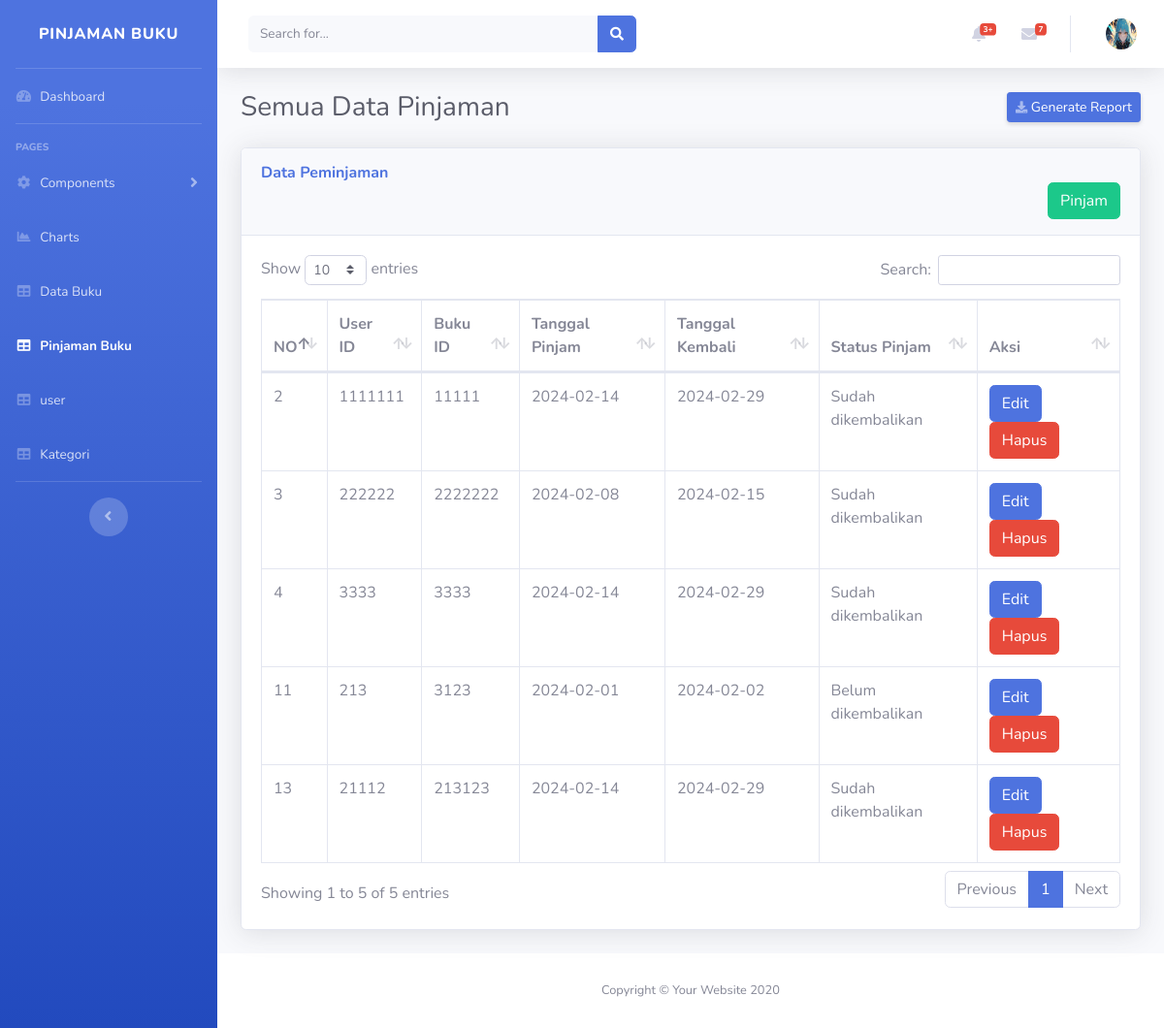
The app's page /index.php/admin/peminjaman/daftarpinjaman with its own data.
### tables this page shows
CREATE TABLE `peminjaman` (
  `peminjaman_id` int(11) NOT NULL,
  `user_id` int(11) NOT NULL,
  `buku_id` int(11) NOT NULL,
  `tanggal_peminjaman` date NOT NULL,
  `tanggal_pengembalian` date NOT NULL,
  `status_peminjaman` varchar(255) NOT NULL
);

### application/controllers/admin/Peminjaman.php (called while the page is built, shortened)
<?php
class Peminjaman extends CI_Controller
{
    public function __construct()
    {
        $this->load->model('Pinjaman_model');
        $this->load->helper('form');
    }
    public function daftarpinjaman()
    {
        $data['user'] = $this->db->get_where('user', ['email' => $this->session->userdata('email')])->row_array();
        $data['peminjaman'] = $this->Pinjaman_model->get_pinjaman();
        $data['title'] = 'Pinjaman Buku';
        $data['subtitle'] = 'Semua Data Pinjaman';
        $this->load->view('admin/buku/pinjaman', $data);
    }
}

### index.php (called while the page is built, shortened)
<?php
require_once BASEPATH.'core/CodeIgniter.php';

### application/models/Pinjaman_model.php (called while the page is built, shortened)
<?php
class Pinjaman_model extends CI_Model
{
    public function get_pinjaman()
    {
        $query = $this->db->get('peminjaman');
        return $query->result();
    }
}

### application/views/admin/buku/pinjaman.php (the view, shortened to what this page needs)
<!DOCTYPE html>
<html lang="en">
<head>
    <link href="assets/fontawesome-free/css/all.min.css" rel="stylesheet" type="text/css">
    <link href="<?= base_url('assets/css/sb-admin-2.min.css') ?>" rel="stylesheet">
    <link href="<?php echo base_url('assets/datatables/datatables.bootstrap4.min.css') ?>" rel="stylesheet">
    <link rel="stylesheet" href="<?= base_url('https://cdn.jsdelivr.net/npm/sweetalert2@11.10.5/dist/sweetalert2.min.css') ?>">
</head>
<body id="page-top">
    <div id="wrapper">
        <ul class="navbar-nav bg-gradient-primary sidebar sidebar-dark accordion" id="accordionSidebar">
            <a class="sidebar-brand d-flex align-items-center justify-content-center" href=<?= base_url('admin') ?>>
                <div class="sidebar-brand-text mx-3">Pinjaman Buku</div>
            </a>
            <hr class="sidebar-divider my-0">
            <li class="nav-item">
                <a class="nav-link" href=<?= base_url('admin') ?>>
                    <i class="fas fa-fw fa-tachometer-alt"></i>
                    <span>Dashboard</span></a>
            </li>
            <hr class="sidebar-divider">
            <div class="sidebar-heading">
                Pages
            </div>
            <li class="nav-item">
                <a class="nav-link collapsed" href="#" data-toggle="collapse" data-target="#collapseTwo" aria-expanded="true" aria-controls="collapseTwo">
                    <i class="fas fa-fw fa-cog"></i>
                    <span>Components</span>
                </a>
            </li>
            <li class="nav-item">
                <a class="nav-link" href=<?= base_url('charts') ?>>
                    <i class="fas fa-fw fa-chart-area"></i>
                    <span>Charts</span></a>
            </li>
            <li class="nav-item ">
                <a class="nav-link" href=<?= base_url('daftarbuku') ?>>
                    <i class="fas fa-fw fa-table"></i>
                    <span>Data Buku</span></a>
            </li>
            <li class="nav-item active ">
                <a class="nav-link" href=<?= base_url('pinjamanbuku') ?>>
                    <i class="fas fa-fw fa-table"></i>
                    <span>Pinjaman Buku</span></a>
            </li>
            <li class="nav-item ">
                <a class="nav-link active" href=<?= base_url('data_user') ?>>
                    <i class="fas fa-fw fa-table"></i>
                    <span>user</span></a>
            </li>
            <li class="nav-item ">
           <a class="nav-link" href=<?= base_url('kategori') ?>>
               <i class="fas fa-fw fa-table"></i>
               <span>Kategori</span></a>
       </li>
            <hr class="sidebar-divider d-none d-md-block">
            <div class="text-center d-none d-md-inline">
                <button class="rounded-circle border-0" id="sidebarToggle"></button>
            </div>
        </ul>
        <div id="content-wrapper" class="d-flex flex-column">
            <div id="content">
                <nav class="navbar navbar-expand navbar-light bg-white topbar mb-4 static-top shadow">
                    <form class="d-none d-sm-inline-block form-inline mr-auto ml-md-3 my-2 my-md-0 mw-100 navbar-search">
                        <div class="input-group">
                            <input type="text" class="form-control bg-light border-0 small" placeholder="Search for..." aria-label="Search" aria-describedby="basic-addon2">
                            <div class="input-group-append">
                                <button class="btn btn-primary" type="button">
                                    <i class="fas fa-search fa-sm"></i>
                                </button>
                            </div>
                        </div>
                    </form>
                    <ul class="navbar-nav ml-auto">
                        <li class="nav-item dropdown no-arrow mx-1">
                            <a class="nav-link dropdown-toggle" href="#" id="alertsDropdown" role="button" data-toggle="dropdown" aria-haspopup="true" aria-expanded="false">
                                <i class="fas fa-bell fa-fw"></i>
                                <span class="badge badge-danger badge-counter">3+</span>
                            </a>
                        </li>
                        <li class="nav-item dropdown no-arrow mx-1">
                            <a class="nav-link dropdown-toggle" href="#" id="messagesDropdown" role="button" data-toggle="dropdown" aria-haspopup="true" aria-expanded="false">
                                <i class="fas fa-envelope fa-fw"></i>
                                <span class="badge badge-danger badge-counter">7</span>
                            </a>
                        </li>
                        <li class="nav-item dropdown no-arrow">
                            <a class="nav-link dropdown-toggle" href="#" id="userDropdown" role="button" data-toggle="dropdown" aria-haspopup="true" aria-expanded="false">
                                <img class="img-profile rounded-circle" src="<?= base_url('assets/img/profile/default.jpg') ?>">
                            </a>
                        </li>
                    </ul>
                </nav>
                <div class="container-fluid">
                    <div class="d-sm-flex align-items-center justify-content-between mb-4">
                        <h1 class="h3 mb-0 text-gray-800"><?= $subtitle; ?></h1>
                        <a href="#" class="d-none d-sm-inline-block btn btn-sm btn-primary shadow-sm"><i class="fas fa-download fa-sm text-white-50"></i> Generate Report</a>
                    </div>
                    <div class="card shadow mb-4">
                        <div class="card-header py-3">
                            <h6 class="m-0 font-weight-bold text-primary">Data Peminjaman</h6>
                            <button type="button" class="btn btn-success float-right" data-toggle="modal" data-target="#exampleModal">
                                Pinjam
                            </button>
                        </div>
                        <div class="card-body">
                            <div class="table-responsive">
                                <table class="table table-bordered" id="dataTable" width="100%" cellspacing="0">
                                    <thead>
                                        <tr>
                                            <th>NO</th>
                                            <th>User ID</th>
                                            <th>Buku ID</th>
                                            <th>Tanggal Pinjam</th>
                                            <th>Tanggal Kembali</th>
                                            <th>Status Pinjam</th>
                                            <th>Aksi</th>
                                        </tr>
                                    </thead>
                                    <tbody>
                                        <?php foreach ($peminjaman as $item) : ?>
                                            <tr>
                                                <td><?php echo $item->peminjaman_id ?></td>
                                                <td><?php echo $item->user_id ?></td>
                                                <td><?php echo $item->buku_id ?></td>
                                                <td><?php echo $item->tanggal_peminjaman ?></td>
                                                <td><?php echo $item->tanggal_pengembalian ?></td>
                                                <td><?php echo $item->status_peminjaman ?></td>
                                                <td>
                                                    <button type="button" class="btn btn-primary" data-toggle="modal" data-target="#edit<?php echo $item->buku_id ?>">
                                                        Edit
                                                    </button>
                                                    <a href="<?= base_url('delete_pinjaman/' . $item->peminjaman_id) ?>" class="delete-button">
                                                        <button type="button" class="btn btn-danger">
                                                            Hapus
                                                        </button>
                                                    </a>
                                                </td>
                                            </tr>
                                        <?php endforeach; ?>
                                    </tbody>
                                </table>
                            </div>
                        </div>
                    </div>
                </div>
            </div>
            <footer class="sticky-footer bg-white">
                <div class="container my-auto">
                    <div class="copyright text-center my-auto">
                        <span>Copyright &copy; Your Website 2020</span>
                    </div>
                </div>
            </footer>
        </div>
    </div>
</body>
</html>

### records on screen
peminjaman: peminjaman_id "2", user "1111111", buku "11111", tanggal_peminjaman "2024-02-14", tanggal_pengembalian "2024-02-29", status_peminjaman "Sudah dikembalikan"
peminjaman: peminjaman_id "3", user "222222", buku "2222222", tanggal_peminjaman "2024-02-08", tanggal_pengembalian "2024-02-15", status_peminjaman "Sudah dikembalikan"
peminjaman: peminjaman_id "4", user "3333", buku "3333", tanggal_peminjaman "2024-02-14", tanggal_pengembalian "2024-02-29", status_peminjaman "Sudah dikembalikan"
peminjaman: peminjaman_id "11", user "213", buku "3123", tanggal_peminjaman "2024-02-01", tanggal_pengembalian "2024-02-02", status_peminjaman "Belum dikembalikan"
peminjaman: peminjaman_id "13", user "21112", buku "213123", tanggal_peminjaman "2024-02-14", tanggal_pengembalian "2024-02-29", status_peminjaman "Sudah dikembalikan"

### other values on screen
$subtitle "Semua Data Pinjaman"
